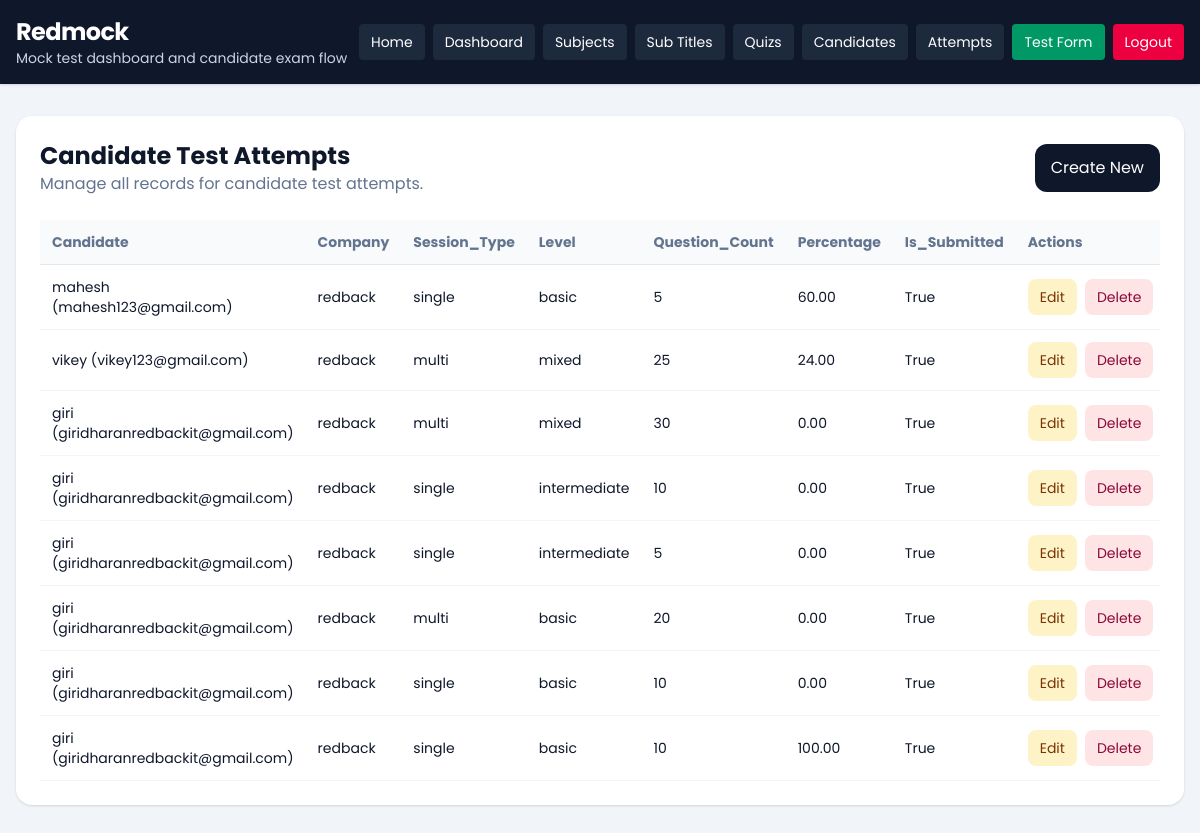
Before: /dashboard/attempts/ (signed in) with the older database file.
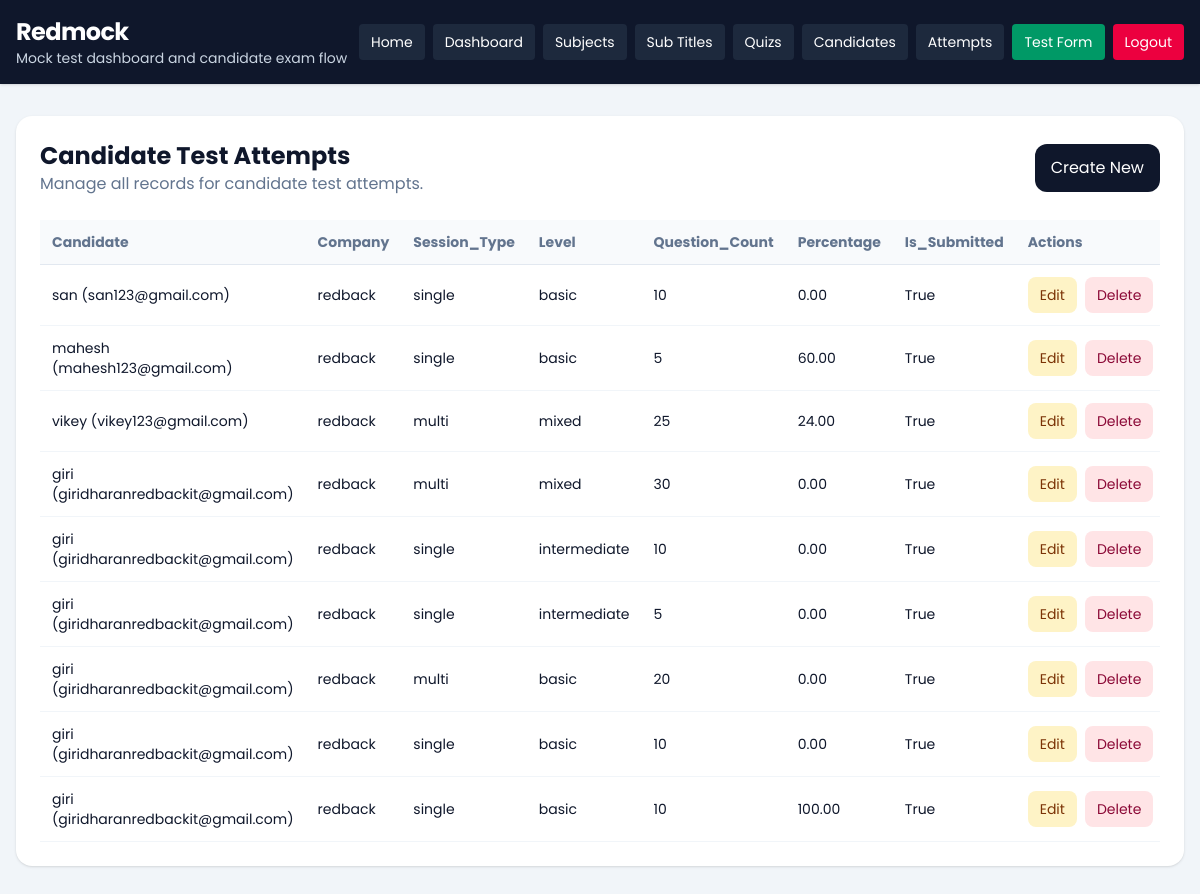
After: the same page with the newer database file.
### quiz/models.py (models this page shows, shortened)
class CandidateTestAttempt(models.Model):
    SESSION_SINGLE = 'single'
    SESSION_MULTI = 'multi'
    SESSION_CHOICES = [
        (SESSION_SINGLE, 'Single'),
        (SESSION_MULTI, 'Multi'),
    ]
    candidate = models.ForeignKey(Candidate, on_delete=models.CASCADE, related_name='attempts')
    company = models.ForeignKey(Company, on_delete=models.CASCADE, related_name='attempts')
    session_type = models.CharField(max_length=10, choices=SESSION_CHOICES)
    level = models.CharField(max_length=20)
    question_count = models.PositiveIntegerField()
    duration_minutes = models.PositiveIntegerField()
    selected_subjects = models.JSONField(default=list, blank=True)
    selected_sub_titles = models.JSONField(default=list, blank=True)
    answers_json = models.JSONField(default=list, blank=True)
    correct_count = models.PositiveIntegerField(default=0)
    wrong_count = models.PositiveIntegerField(default=0)
    percentage = models.DecimalField(max_digits=5, decimal_places=2, default=0)
    started_at = models.DateTimeField(blank=True, null=True)
    submitted_at = models.DateTimeField(blank=True, null=True)
    is_submitted = models.BooleanField(default=False)
    created_at = models.DateTimeField(auto_now_add=True)
    class Meta:
        ordering = ['-created_at']

class Candidate(models.Model):
    name = models.CharField(max_length=150)
    email = models.EmailField()
    designation_tech = models.CharField(max_length=150)
    created_at = models.DateTimeField(auto_now_add=True)
    class Meta:
        ordering = ['name']
    def __str__(self):
        return f'{self.name} ({self.email})'

### dashboard/models.py (models this page shows)
class Company(models.Model):
    name = models.CharField(max_length=150)
    image = models.ImageField(upload_to='company/', blank=True, null=True)
    email = models.EmailField(unique=True)
    password = models.CharField(max_length=128)
    is_active = models.BooleanField(default=True)
    created_at = models.DateTimeField(auto_now_add=True)
    updated_at = models.DateTimeField(auto_now=True)
    class Meta:
        ordering = ['name']
        verbose_name_plural = 'Companies'
    def __str__(self):
        return self.name

### dashboard/views.py (the view)
# urls.py: path('attempts/', views.attempt_list, name='attempt_list'),
@company_login_required
def attempt_list(request):
    queryset = CandidateTestAttempt.objects.filter(company=request.company).select_related('candidate', 'company')
    return render_crud_list(
        request,
        queryset=queryset,
        title='Candidate Test Attempts',
        create_url='dashboard:attempt_create',
        edit_url_name='dashboard:attempt_update',
        delete_url_name='dashboard:attempt_delete',
        fields=[
            'candidate',
            'company',
            'session_type',
            'level',
            'question_count',
            'percentage',
            'is_submitted',
        ],
    )

### dashboard/templatetags/dashboard_extras.py (called while the page is built)
@register.filter
def getattribute(obj, attr_name):
    return getattr(obj, attr_name)

### dashboard/views.py (called while the page is built)
def get_logged_in_company(request):
    company_id = request.session.get('company_id')
    if not company_id:
        return None
    return Company.objects.filter(id=company_id, is_active=True).first()

def company_login_required(view_func):
    @wraps(view_func)
    def wrapper(request, *args, **kwargs):
        company = get_logged_in_company(request)
        if not company:
            return redirect(f"{reverse('dashboard:login')}?next={request.path}")
        request.company = company
        return view_func(request, *args, **kwargs)
    return wrapper

def render_crud_list(request, *, queryset, title, create_url, edit_url_name, delete_url_name, fields):
    context = {
        'title': title,
        'objects': queryset,
        'create_url': create_url,
        'edit_url_name': edit_url_name,
        'delete_url_name': delete_url_name,
        'fields': fields,
    }
    return render(request, 'dashboard/crud_list.html', context)

### templates/dashboard/crud_list.html (shortened to what this page needs)
{% extends "base.html" %}
{% load dashboard_extras %}
{% block content %}
<section class="rounded-2xl bg-white p-6 shadow-sm">
    <div class="mb-6 flex flex-col gap-3 sm:flex-row sm:items-center sm:justify-between">
        <div>
            <h1 class="text-2xl font-bold">{{ title }}</h1>
            <p class="text-slate-500">Manage all records for {{ title|lower }}.</p>
        </div>
        <a href="{% url create_url %}" class="rounded-xl bg-slate-900 px-4 py-3 text-white">Create New</a>
    </div>
    <div class="overflow-x-auto">
        <table class="min-w-full text-left text-sm">
            <thead class="border-b border-slate-200 bg-slate-50 text-slate-500">
                <tr>
                    {% for field in fields %}
                        <th class="px-3 py-3">{{ field|title }}</th>
                    {% endfor %}
                    <th class="px-3 py-3">Actions</th>
                </tr>
            </thead>
            <tbody>
                {% for object in objects %}
                    <tr class="border-b border-slate-100">
                        {% for field in fields %}
                            <td class="px-3 py-3">{{ object|getattribute:field }}</td>
                        {% endfor %}
                        <td class="px-3 py-3">
                            <div class="flex gap-2">
                                <a href="{% url edit_url_name object.pk %}" class="rounded-lg bg-amber-100 px-3 py-2 text-amber-900">Edit</a>
                                <a href="{% url delete_url_name object.pk %}" class="rounded-lg bg-rose-100 px-3 py-2 text-rose-900">Delete</a>
                            </div>
                        </td>
                    </tr>
                {% empty %}
                    <tr>
                        <td colspan="{{ fields|length|add:1 }}" class="px-3 py-8 text-center text-slate-500">
                            No records found.
                        </td>
                    </tr>
                {% endfor %}
            </tbody>
        </table>
    </div>
</section>
{% endblock %}

Changed rows visible on the page:
added CandidateTestAttempt: fields "san (san123@gmail.com)" "redback" "single" "basic" "10" "0.00" "True"
